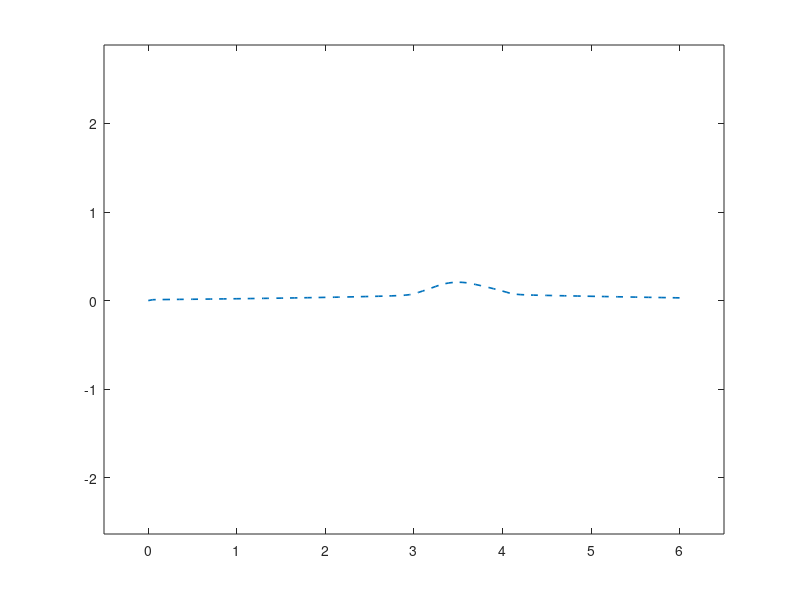
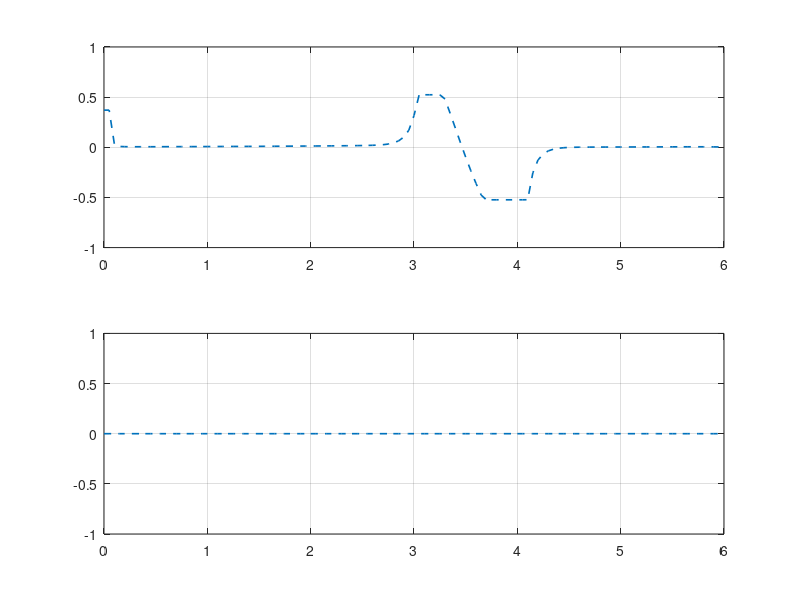

MATLAB code for these plots, in order:
clear
close all
clc

%% Paramenters
dt = 0.05; % sampling period [s]
T_max = 6; % total time span [s]
T = 0:dt:T_max;

%% 1. load and interpolate reference trajectory
load('ref_traj.mat');

U_ref = interp1(0:0.05:T_max, [U(:,1),U]', T)';
Y_ref = interp1(0:0.05:T_max, Y', T)';

figure(1)
plot(Y_ref(1,:), Y_ref(2,:), '--', 'LineWidth', 1.2)
axis equal
xlim([-0.5, 6.5])

figure(2)
subplot(2,1,1)
plot(T, U_ref(1,:), '--', 'LineWidth', 1.2);
ylim([-1 1]);
grid on
subplot(2,1,2)
plot(T, U_ref(2,:), '--', 'LineWidth', 1.2);
ylim([-1 1]);
grid on

%% 2. MPC loop
% define MPC paramenters and constraints
n_pred = 10; % finite time step

Ndec=3*(n_pred+1)+2*n_pred; 

% initial condition X0 = [x0; y0; psi0; v0]
x0 = [0.25; 0.25; -1; 5];

% input and state contraints
delta_upper = 37 * (pi/180); % [rad]
delta_lower = -37 * (pi/180); % [rad]
acc_upper = 1.5; % [m/s^2]
acc_lower = -1.5; % [m/s^2]
y_upper = 1.6; % [m]
y_lower = -1.6; % [m]
x_upper = 3; % [m]
x_lower = -1; % [m]



% for loop
%   compute equality constraint with linearized model (trajectory)
%   compute inequality constraint
%   solve qp
%   simulate output using ode45 function
%   record actual state x
% end
